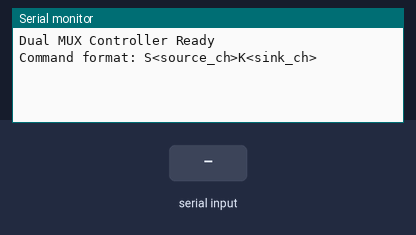
Simulated run of this sketch. Board: Arduino Uno, built with avr-gcc and run on an emulated ATmega328P. Shown: the last lines printed to the serial monitor. The inputs (shaded band) are chosen by the test bench.

Above: at 1.2 s.
1.3 s: "90,45\n" received over Serial
At 2.0 s:
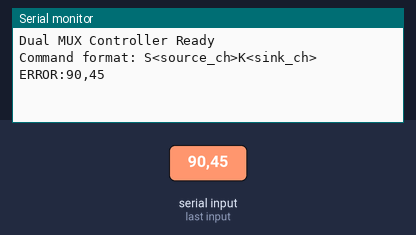
2.8 s: "5\n" received over Serial
At 4.0 s:
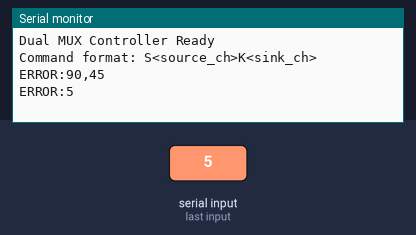
4.3 s: "1,90,45\n" received over Serial
At 5.5 s:
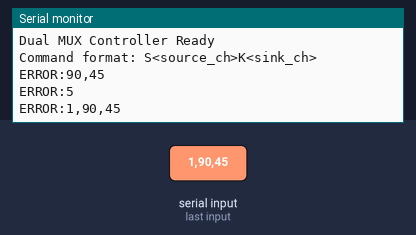

Measured:
- after the input at 1.3 s, the serial monitor: prints a new line at once (image 1)
- after the input at 2.8 s, the serial monitor: prints a new line at once (image 2)
- after the input at 4.3 s, the serial monitor: prints a new line at once (image 3)

The sketch:

mux_controller.ino
```cpp
/*
 * Dual MUX Controller for Ion Gel Touch Position Estimation
 *
 * このファームウェアは、2つのCD4051マルチプレクサを独立制御します。
 * - Mux1 (Source側): D2, D3, D4 で制御
 * - Mux2 (Sink側): D5, D6, D7 で制御
 *
 * シリアル通信プロトコル:
 *   コマンド: "S<source_ch>K<sink_ch>\n"
 *   例: "S0K1\n" → Source Ch0, Sink Ch1 を選択
 *   応答: "OK:S0K1\n"
 */

// ========================================
// ピン定義
// ========================================

// Mux1 (Source側) 制御ピン
const int MUX1_S0 = 2;  // D2
const int MUX1_S1 = 3;  // D3
const int MUX1_S2 = 4;  // D4

// Mux2 (Sink側) 制御ピン
const int MUX2_S0 = 5;  // D5
const int MUX2_S1 = 6;  // D6
const int MUX2_S2 = 7;  // D7

// ========================================
// グローバル変数
// ========================================

int currentSourceCh = 0;  // 現在のSourceチャンネル
int currentSinkCh = 1;    // 現在のSinkチャンネル

// ========================================
// 初期化
// ========================================

void setup() {
  // シリアル通信初期化
  Serial.begin(9600);

  // Mux1制御ピンを出力に設定
  pinMode(MUX1_S0, OUTPUT);
  pinMode(MUX1_S1, OUTPUT);
  pinMode(MUX1_S2, OUTPUT);

  // Mux2制御ピンを出力に設定
  pinMode(MUX2_S0, OUTPUT);
  pinMode(MUX2_S1, OUTPUT);
  pinMode(MUX2_S2, OUTPUT);

  // 初期状態: Source Ch0, Sink Ch1
  setMuxChannels(0, 1);

  // 起動メッセージ
  Serial.println("Dual MUX Controller Ready");
  Serial.println("Command format: S<source_ch>K<sink_ch>");
}

// ========================================
// メインループ
// ========================================

void loop() {
  // シリアルデータ受信待ち
  if (Serial.available() > 0) {
    String command = Serial.readStringUntil('\n');
    command.trim();  // 前後の空白を削除

    // コマンド解析
    if (parseCommand(command)) {
      // 成功応答
      Serial.print("OK:");
      Serial.println(command);
    } else {
      // エラー応答
      Serial.print("ERROR:");
      Serial.println(command);
    }
  }
}

// ========================================
// コマンド解析
// ========================================

bool parseCommand(String cmd) {
  /*
   * コマンド形式: "S<source_ch>K<sink_ch>"
   * 例: "S0K1" → Source Ch0, Sink Ch1
   *
   * 戻り値: 解析成功時true、失敗時false
   */

  // 最小長チェック (例: "S0K1" = 4文字)
  if (cmd.length() < 4) {
    return false;
  }

  // 'S' で始まるかチェック
  if (cmd.charAt(0) != 'S') {
    return false;
  }

  // 'K' の位置を探す
  int kPos = cmd.indexOf('K');
  if (kPos == -1) {
    return false;
  }

  // Source チャンネルを抽出
  String sourceStr = cmd.substring(1, kPos);
  int sourceCh = sourceStr.toInt();

  // Sink チャンネルを抽出
  String sinkStr = cmd.substring(kPos + 1);
  int sinkCh = sinkStr.toInt();

  // 範囲チェック (0-7)
  if (sourceCh < 0 || sourceCh > 7 || sinkCh < 0 || sinkCh > 7) {
    return false;
  }

  // 同じチャンネルは選択不可
  if (sourceCh == sinkCh) {
    return false;
  }

  // Muxチャンネルを設定
  setMuxChannels(sourceCh, sinkCh);

  return true;
}

// ========================================
// Muxチャンネル設定
// ========================================

void setMuxChannels(int sourceCh, int sinkCh) {
  /*
   * 2つのMuxのチャンネルを独立して設定
   *
   * 引数:
   *   sourceCh: Source側チャンネル (0-7)
   *   sinkCh: Sink側チャンネル (0-7)
   */

  // Mux1 (Source側) を設定
  setMux1(sourceCh);

  // Mux2 (Sink側) を設定
  setMux2(sinkCh);

  // 現在の設定を保存
  currentSourceCh = sourceCh;
  currentSinkCh = sinkCh;
}

// ========================================
// Mux1 (Source側) 設定
// ========================================

void setMux1(int channel) {
  /*
   * Mux1のチャンネルを設定
   *
   * チャンネル選択は3ビットのバイナリ値で行う:
   *   Ch0 = 000, Ch1 = 001, Ch2 = 010, ..., Ch7 = 111
   */

  // S0 (LSB)
  digitalWrite(MUX1_S0, (channel & 0x01) ? HIGH : LOW);

  // S1
  digitalWrite(MUX1_S1, (channel & 0x02) ? HIGH : LOW);

  // S2 (MSB)
  digitalWrite(MUX1_S2, (channel & 0x04) ? HIGH : LOW);
}

// ========================================
// Mux2 (Sink側) 設定
// ========================================

void setMux2(int channel) {
  /*
   * Mux2のチャンネルを設定
   *
   * チャンネル選択は3ビットのバイナリ値で行う:
   *   Ch0 = 000, Ch1 = 001, Ch2 = 010, ..., Ch7 = 111
   */

  // S0 (LSB)
  digitalWrite(MUX2_S0, (channel & 0x01) ? HIGH : LOW);

  // S1
  digitalWrite(MUX2_S1, (channel & 0x02) ? HIGH : LOW);

  // S2 (MSB)
  digitalWrite(MUX2_S2, (channel & 0x04) ? HIGH : LOW);
}
```
